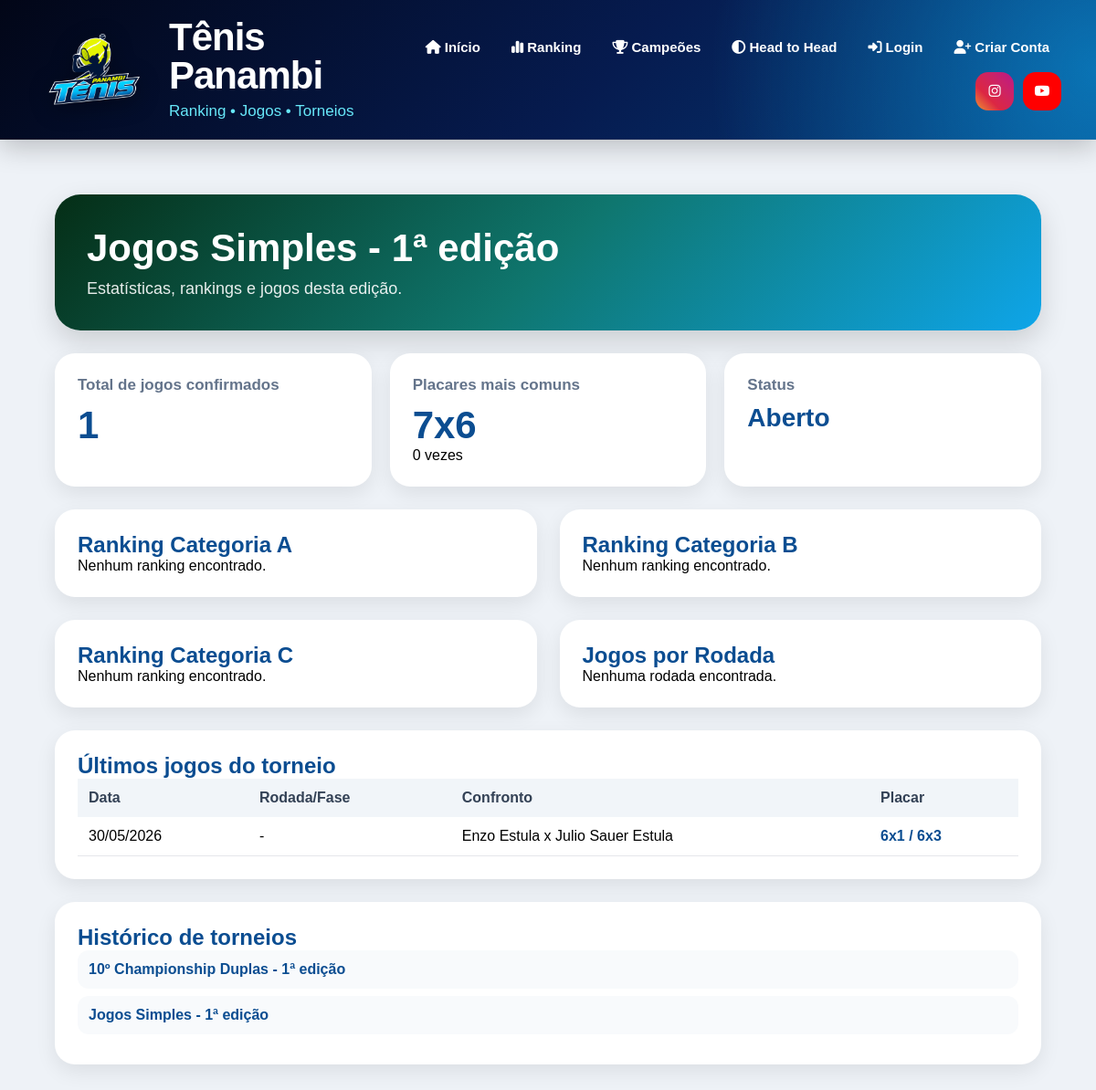
Before: /torneios/4/ with the older database file.
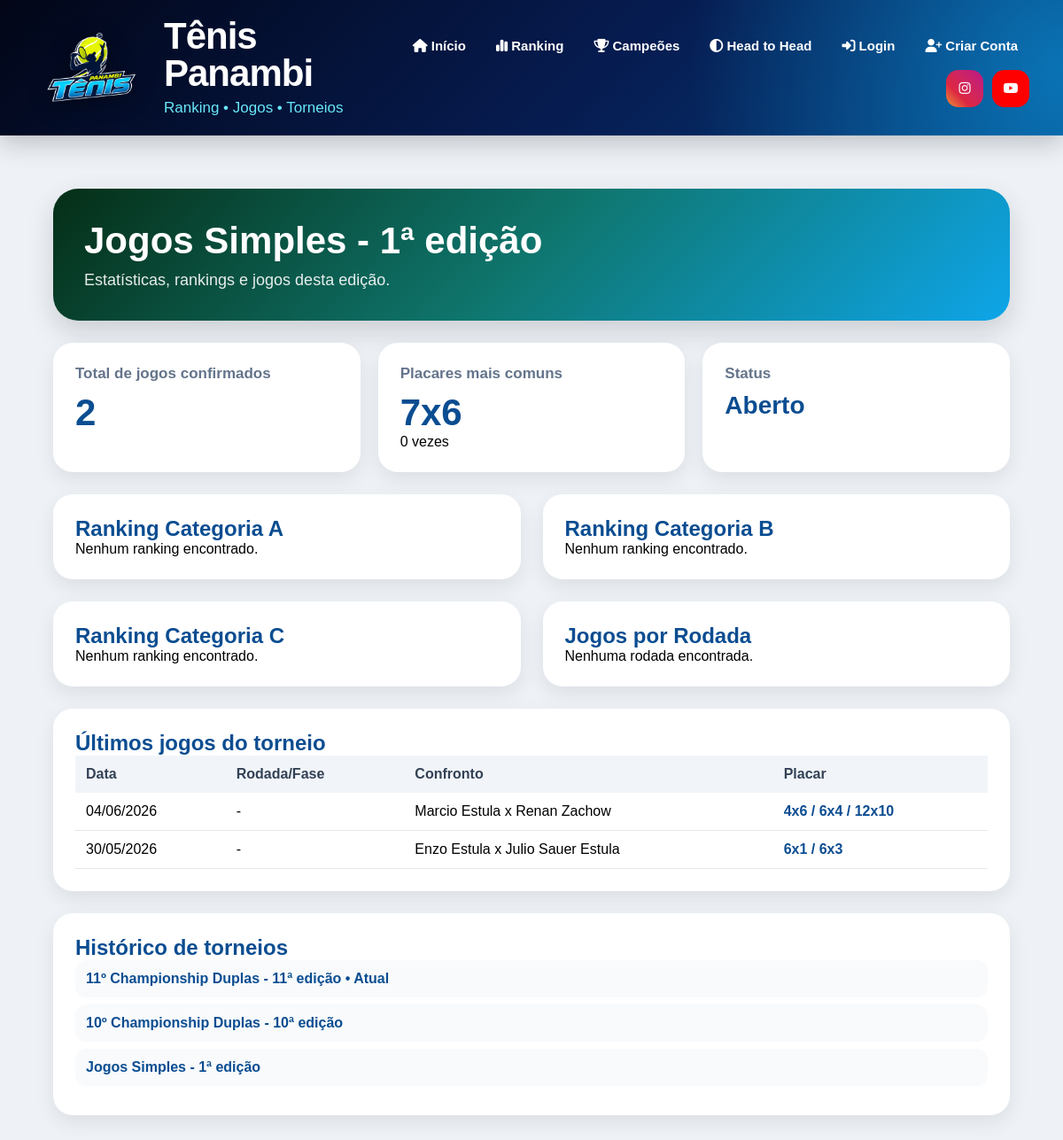
After: the same page with the newer database file.
### core/models.py (models this page shows, shortened)
class Jogo(models.Model):
    TIPOS = [
        ('CHAMPIONSHIP_DUPLAS', 'Championship Duplas'),
        ('AMISTOSO_DUPLAS', 'Amistoso Duplas'),
        ('SIMPLES', 'Simples'),
    ]
    STATUS_JOGO = [
        ('PENDENTE', 'Pendente'),
        ('CONFIRMADO', 'Confirmado'),
        ('CONTESTADO', 'Contestado'),
    ]
    FASES = [
        ('OITAVAS', 'Oitavas'),
        ('QUARTAS', 'Quartas'),
        ('SEMI', 'Semi Final'),
        ('FINAL', 'Final'),
    ]
    torneio = models.ForeignKey(
        Torneio,
        on_delete=models.CASCADE,
        blank=True,
        null=True
    )
    categoria = models.ForeignKey(
        CategoriaTorneio,
        on_delete=models.SET_NULL,
        blank=True,
        null=True
    )
    tipo_jogo = models.CharField(
        max_length=30,
        choices=TIPOS
    )
    rodada = models.IntegerField(
        blank=True,
        null=True
    )
    fase = models.CharField(
        max_length=20,
        choices=FASES,
        blank=True,
        null=True
    )
    data_jogo = models.DateField()
    status = models.CharField(
        max_length=20,
        choices=STATUS_JOGO,
        default='PENDENTE'
    )
    criado_em = models.DateTimeField(auto_now_add=True)
    observacoes = models.TextField(
        blank=True,
        null=True
    )
    def descricao_confronto(self):
        lado_a = []
        lado_b = []
        for p in self.participantes.all():
            if p.lado == 'A':
                lado_a.append(p.jogador.nome)
            if p.lado == 'B':
                lado_b.append(p.jogador.nome)
        nome_a = ' / '.join(lado_a)
        nome_b = ' / '.join(lado_b)
        return f'{nome_a} x {nome_b}'
    def placar_resumido(self):
        placares = []
        for s in self.sets.all().order_by('numero_set'):
            placar = f'{s.games_lado_a}x{s.games_lado_b}'
            if s.teve_tiebreak:
                placar += f' ({s.tiebreak_lado_a}x{s.tiebreak_lado_b})'
            placares.append(placar)
        return ' / '.join(placares)

class ParticipanteJogo(models.Model):
    LADOS = [
        ('A', 'Lado A'),
        ('B', 'Lado B'),
    ]
    jogo = models.ForeignKey(
        Jogo,
        on_delete=models.CASCADE,
        related_name='participantes'
    )
    jogador = models.ForeignKey(
        Jogador,
        on_delete=models.CASCADE
    )
    lado = models.CharField(
        max_length=1,
        choices=LADOS
    )
    vencedor = models.BooleanField(default=False)
    pontos_ranking = models.IntegerField(default=0)

class Jogador(models.Model):
    CATEGORIAS = [
        ('A', 'Categoria A'),
        ('B', 'Categoria B'),
        ('C', 'Categoria C'),
    ]
    NIVEIS = [
        ('INICIANTE', 'Iniciante'),
        ('INTERMEDIARIO', 'Intermediário'),
        ('AVANCADO', 'Avançado'),
    ]
    MAOS = [
        ('DIREITA', 'Direita'),
        ('ESQUERDA', 'Esquerda'),
    ]
    BACKHANDS = [
        ('UMA_MAO', '1 mão'),
        ('DUAS_MAOS', '2 mãos'),
    ]
    ESTILOS_JOGO = [
        ('OFENSIVO', 'Ofensivo'),
        ('DEFENSIVO', 'Defensivo'),
        ('ALL_COURT', 'All Court'),
        ('SAQUE_VOLEIO', 'Saque e Voleio'),
    ]
    CLUBES = [
        ('TENIS_PANAMBI', 'Tênis Panambi'),
        ('AABB', 'AABB'),
        ('AFUBRA', 'Afubra'),
        ('OUTRO', 'Outro'),
    ]
    usuario = models.OneToOneField(
        User,
        on_delete=models.SET_NULL,
        null=True,
        blank=True
    )
    nome = models.CharField(max_length=150)
    email = models.EmailField(
        blank=True,
        null=True
    )
    telefone = models.CharField(
        max_length=30,
        blank=True,
        null=True
    )
    cidade = models.CharField(
        max_length=100,
        blank=True,
        null=True
    )
    categoria = models.CharField(
        max_length=1,
        choices=CATEGORIAS,
        blank=True,
        null=True
    )
    nivel = models.CharField(
        max_length=20,
        choices=NIVEIS,
        default='INICIANTE'
    )
    mao_dominante = models.CharField(
        max_length=20,
        choices=MAOS,
        default='DIREITA'
    )
    raquete = models.CharField(
        max_length=100,
        blank=True,
        null=True
    )
    instagram = models.CharField(
        max_length=100,
        blank=True,
        null=True
    )
    foto = models.ImageField(
        upload_to='jogadores/',
        blank=True,
        null=True
    )
    ano_inicio = models.PositiveIntegerField(
        blank=True,
        null=True,
        verbose_name='Ano que começou a jogar'
    )
    clube = models.CharField(
        max_length=30,
        choices=CLUBES,
        blank=True,
        null=True
    )
    backhand = models.CharField(
        max_length=20,
        choices=BACKHANDS,
        blank=True,
        null=True
    )
    estilo_jogo = models.CharField(
        max_length=30,
        choices=ESTILOS_JOGO,
        blank=True,
        null=True
    )
    jogador_favorito = models.CharField(
        max_length=100,
        blank=True,
        null=True
    )
    frase_pessoal = models.CharField(
        max_length=200,
        blank=True,
        null=True
    )
    jogos_historicos = models.IntegerField(default=0)
    vitorias_historicas = models.IntegerField(default=0)
    derrotas_historicas = models.IntegerField(default=0)
    titulos_cd = models.IntegerField(default=0)
    vice_cd = models.IntegerField(default=0)
    semifinal_cd = models.IntegerField(default=0)
    ativo = models.BooleanField(default=False)
    criado_em = models.DateTimeField(auto_now_add=True)
    class Meta:
        ordering = ['categoria', 'nome']

class SetJogo(models.Model):
    jogo = models.ForeignKey(
        Jogo,
        on_delete=models.CASCADE,
        related_name='sets'
    )
    numero_set = models.IntegerField()
    games_lado_a = models.IntegerField()
    games_lado_b = models.IntegerField()
    teve_tiebreak = models.BooleanField(default=False)
    tiebreak_lado_a = models.IntegerField(
        blank=True,
        null=True
    )
    tiebreak_lado_b = models.IntegerField(
        blank=True,
        null=True
    )

class Torneio(models.Model):
    TIPOS = [
        ('RANKING', 'Ranking'),
        ('MATA_MATA', 'Mata-mata'),
        ('GRUPOS', 'Grupos'),
        ('AMISTOSO', 'Amistoso'),
        ('TREINO', 'Treino'),
    ]
    DISPUTAS = [
        ('SIMPLES', 'Simples'),
        ('DUPLAS', 'Duplas'),
    ]
    STATUS = [
    ('ABERTO', 'Aberto'),
    ('EM_ANDAMENTO', 'Em andamento'),
    ('FASE_FINAIS', 'Fase finais'),
    ('ENCERRADO', 'Encerrado definitivamente'),
]
    nome = models.CharField(max_length=100)
    edicao = models.IntegerField(default=1)
    ano = models.IntegerField(default=2026)
    tipo = models.CharField(
        max_length=20,
        choices=TIPOS,
        default='RANKING'
    )
    disputa = models.CharField(
        max_length=20,
        choices=DISPUTAS,
        default='DUPLAS'
    )
    data_inicio = models.DateField(
        blank=True,
        null=True
    )
    data_fim = models.DateField(
        blank=True,
        null=True
    )
    status = models.CharField(
        max_length=20,
        choices=STATUS,
        default='ABERTO'
    )
    ativo = models.BooleanField(
    default=False
)
    criado_em = models.DateTimeField(auto_now_add=True)

### core/views.py (the view, shortened to what this page needs)
def detalhe_torneio(request, torneio_id):
    torneio = get_object_or_404(
        Torneio,
        id=torneio_id
    )
    total_jogos = Jogo.objects.filter(
        torneio=torneio,
        status='CONFIRMADO'
    ).count()
    ultimos_jogos = Jogo.objects.filter(
        torneio=torneio,
        status='CONFIRMADO'
    ).order_by(
        '-data_jogo',
        '-id'
    )[:20]
    ranking_a = RankingJogador.objects.filter(
        torneio=torneio,
        categoria__categoria='A'
    ).order_by('posicao')
    ranking_b = RankingJogador.objects.filter(
        torneio=torneio,
        categoria__categoria='B'
    ).order_by('posicao')
    ranking_c = RankingJogador.objects.filter(
        torneio=torneio,
        categoria__categoria='C'
    ).order_by('posicao')
    resultados_validos = [
        '7x6',
        '7x5',
        '6x4',
        '6x3',
        '6x2',
        '6x1',
        '6x0',
    ]
    contador_placares = {
        placar: 0
        for placar in resultados_validos
    }
    jogos_duplas = Jogo.objects.filter(
        torneio=torneio,
        status='CONFIRMADO',
        tipo_jogo='CHAMPIONSHIP_DUPLAS'
    )
    placares_mais_comuns = sorted(
        contador_placares.items(),
        key=lambda item: item[1],
        reverse=True
    )
    jogos_por_rodada = Jogo.objects.filter(
        torneio=torneio,
        status='CONFIRMADO',
        rodada__isnull=False
    ).values(
        'rodada'
    ).annotate(
        total=Count('id')
    ).order_by(
        'rodada'
    )
    torneios_historico = Torneio.objects.all().order_by(
        '-ano',
        '-edicao',
        '-id'
    )
    return render(
        request,
        'torneios/detalhe.html',
        {
            'torneio': torneio,
            'total_jogos': total_jogos,
            'ultimos_jogos': ultimos_jogos,
            'ranking_a': ranking_a,
            'ranking_b': ranking_b,
            'ranking_c': ranking_c,
            'placares_mais_comuns': placares_mais_comuns,
            'jogos_por_rodada': jogos_por_rodada,
            'torneios_historico': torneios_historico,
        }
    )

### core/templates/torneios/detalhe.html (shortened to what the changed rows need)
{% extends 'base/base.html' %}
{% block content %}
<div class="torneio-container">
    <div class="hero-torneio">
        <h1>{{ torneio.nome }} - {{ torneio.edicao }}ª edição</h1>
        <p>
            Estatísticas, rankings e jogos desta edição.
        </p>
    </div>
    <div class="cards">
        <div class="card-info">
            <h3>Total de jogos confirmados</h3>
            <div class="numero">{{ total_jogos }}</div>
        </div>
        <div class="card-info">
            <div id="placarSliderTorneio">
                {% for placar, qtd in placares_mais_comuns %}
                    <div
                        class="placar-slide-torneio"
                        style="{% if not forloop.first %}display:none;{% endif %}"
                    >
                        <div class="numero">
                            {{ placar }}
                        </div>
                        <p>
                            {{ qtd }} vez{{ qtd|pluralize:"es" }}
                        </p>
                    </div>
                {% empty %}
                    <div class="numero">-</div>
                {% endfor %}
            </div>
        </div>
        <div class="card-info">
            <h3>Status</h3>
            <div class="numero" style="font-size:28px;">
                {{ torneio.get_status_display }}
            </div>
        </div>
    </div>
    <div class="grid">
        <div class="box">
            <h2>Ranking Categoria A</h2>
        </div>
        <div class="box">
            <h2>Ranking Categoria B</h2>
        </div>
    </div>
    <div class="grid">
        <div class="box">
            <h2>Ranking Categoria C</h2>
        </div>
        <div class="box">
            <h2>Jogos por Rodada</h2>
        </div>
    </div>
    <div class="box" style="margin-bottom:25px;">
        <h2>Últimos jogos do torneio</h2>
        <table class="tabela">
            <thead>
                <tr>
                    <th>Data</th>
                    <th>Rodada/Fase</th>
                    <th>Confronto</th>
                    <th>Placar</th>
                </tr>
            </thead>
            <tbody>
                {% for jogo in ultimos_jogos %}
                    <tr>
                        <td>{{ jogo.data_jogo|date:"d/m/Y" }}</td>
                        <td>
                            {% if jogo.fase %}
                                {{ jogo.fase }}
                            {% elif jogo.rodada %}
                                {{ jogo.rodada }}ª rodada
                            {% else %}
                                -
                            {% endif %}
                        </td>
                        <td>{{ jogo.descricao_confronto }}</td>
                        <td class="placar">{{ jogo.placar_resumido }}</td>
                    </tr>
                {% empty %}
                    <tr>
                        <td colspan="4">Nenhum jogo encontrado.</td>
                    </tr>
                {% endfor %}
            </tbody>
        </table>
    </div>
    <div class="box historico">
        <h2>Histórico de torneios</h2>
        {% for t in torneios_historico %}
            <a href="/torneios/{{ t.id }}/">
                {{ t.nome }} - {{ t.edicao }}ª edição
                {% if t.ativo %}
                    • Atual
                {% endif %}
            </a>
        {% endfor %}
    </div>
</div>
{% endblock %}

Changed rows visible on the page:
added Jogo: data_jogo "04/06/2026", descricao_confronto "Marcio Estula x Renan Zachow", placar_resumido "4x6 / 6x4 / 12x10"
added Torneio: nome "11º Championship Duplas", edicao "11", ativo "• Atual"
changed Torneio "10º Championship Duplas": edicao "1" → "10"
Other visible differences:
{{ total_jogos }}: "1" → "2"
